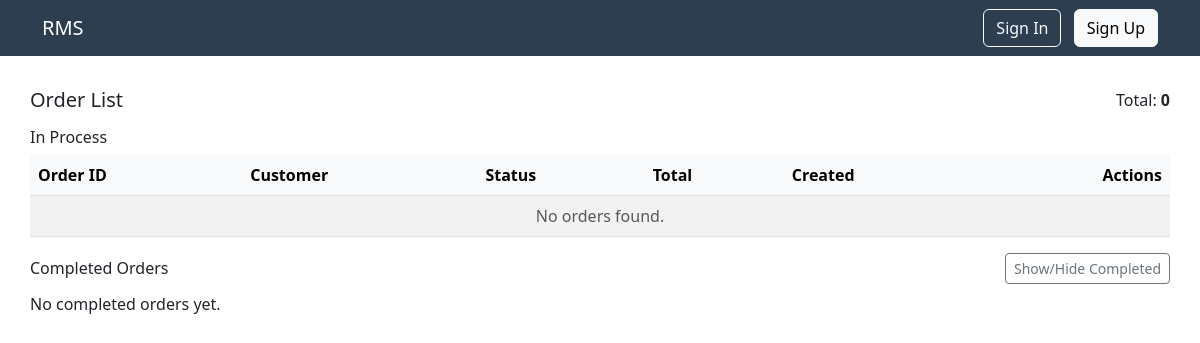
/orders/, run on an earlier commit of the app's database.
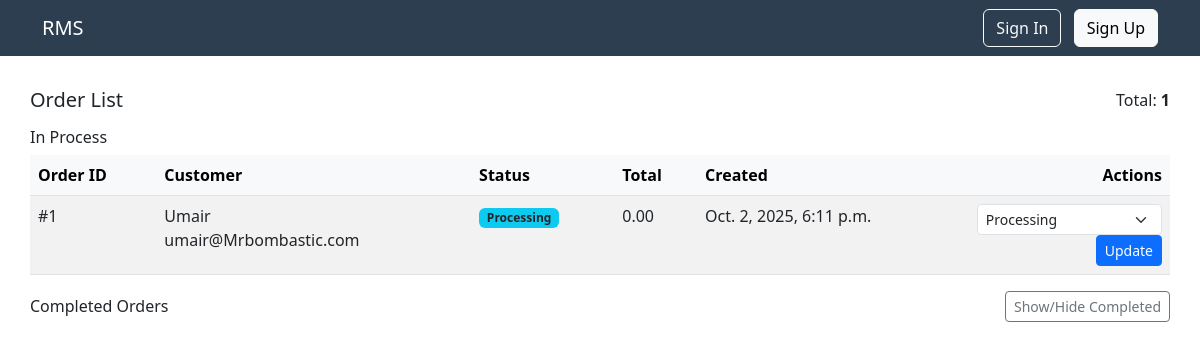
And on a later commit of the database.
### orders/models.py (models this page shows, shortened)
class Order(models.Model):
    ORDER_TYPE = (
        ("DINE_IN", "Dine In"),      # Customer eats at restaurant
        ("TAKEAWAY", "Takeaway"),    # Customer takes food home
        ("DELIVERY", "Delivery")     # Food delivered to customer
    )
    STATUS = (
        ("PENDING", "Pending"),          # Order just placed
        ("IN_PROGRESS", "In Progress"),  # Kitchen is preparing
        ("COMPLETED", "Completed"),      # Order ready/delivered
        ("CANCELLED", "Cancelled")       # Order was cancelled
    )
    order_number = models.IntegerField(unique=True, default=1000)  # Unique number for each order
    customer = models.ForeignKey(Customer, on_delete=models.SET_NULL, null=True, blank=True)  # Registered customer (optional)
    customer_name = models.CharField(max_length=100, blank=True)  # Walk-in customer name
    customer_phone = models.CharField(max_length=15, blank=True)  # Walk-in customer phone
    table = models.ForeignKey(DiningTable, on_delete=models.SET_NULL, null=True, blank=True)  # Which table (if dine-in)
    order_type = models.CharField(max_length=20, choices=ORDER_TYPE)  # Dine-in, takeaway, or delivery
    status = models.CharField(max_length=20, choices=STATUS, default="PENDING")  # Current order status
    placed_by = models.ForeignKey(settings.AUTH_USER_MODEL, on_delete=models.SET_NULL, null=True)  # Which staff took order
    created_at = models.DateTimeField(auto_now_add=True)  # When order was created
    updated_at = models.DateTimeField(auto_now=True)  # When order was last updated
    total_amount = models.DecimalField(max_digits=10, decimal_places=2, default=0.00)  # Total cost
    class Meta:
        indexes = [models.Index(fields=["status", "order_type", "created_at"])]

### customers/models.py (models this page shows, shortened)
class Customer(models.Model):
    name = models.CharField(max_length=100)                                # Customer's full name
    email = models.EmailField(unique=True)                                 # Email address (must be unique)
    phone = models.CharField(max_length=15, unique=True)                   # Phone number (must be unique)
    address = models.TextField()                                           # Home address
    date_of_birth = models.DateField(null=True, blank=True)                # Birthday (optional)
    arrival_time = models.DateTimeField(auto_now_add=True)                 # When they first registered
    leaving_time = models.DateTimeField(null=True, blank=True)             # When they left (if tracked)
    created_at = models.DateTimeField(auto_now_add=True)                   # When customer account was created

### orders/views.py (the view, shortened to what this page needs)
# urls.py: path('', views.order_list, name='order_list'),
def order_list(request):
    all_orders = Order.objects.all().order_by('-created_at')  # Newest orders first
    all_products = Product.objects.all()  # All products for adding items
    return render(request, "orders/order_list.html", {"orders": all_orders, "products": all_products})

### orders/templates/orders/order_list.html (shortened to what the changed rows need)
{% extends 'base.html' %}
{% block content %}
<div class="orders-card">
    <div class="d-flex justify-content-between align-items-center mb-3">
        <h1 class="h5 mb-0">Order List</h1>
        <div class="text-muted-sm">Total: <strong>{{ orders|length }}</strong></div>
    </div>
    <h2 class="h6">In Process</h2>
    <div class="table-responsive">
        <table class="table table-striped table-hover table-compact">
            <thead class="table-light">
                <tr>
                    <th>Order ID</th>
                    <th>Customer</th>
                    <th>Status</th>
                    <th>Total</th>
                    <th>Created</th>
                    <th class="text-end">Actions</th>
                </tr>
            </thead>
            <tbody>
                {% for order in orders %}
                    {% if order.status != 'completed' and order.status != 'cancelled' %}
                        <tr>
                            <td>#{{ order.id }}</td>
                            <td>
                                <div>{{ order.customer.name }}</div>
                                {% if order.customer.email %}
                                    <div class="text-muted-sm">{{ order.customer.email }}</div>
                                {% endif %}
                            </td>
                            <td>
                                {% if order.status == 'pending' %}
                                    <span class="badge bg-warning text-dark badge-status">Pending</span>
                                {% elif order.status == 'processing' %}
                                    <span class="badge bg-info text-dark badge-status">Processing</span>
                                {% else %}
                                    <span class="badge bg-secondary badge-status">{{ order.status|capfirst }}</span>
                                {% endif %}
                            </td>
                            <td>{{ order.total_amount }}</td>
                            <td class="text-muted-sm">{{ order.created_at }}</td>
                            <td class="text-end">
                                <form method="post" action="change_status" class="status-form">
                                    <select name="new_status" class="form-select form-select-sm status-select" aria-label="Change status">
                                        <option value="processing" {% if order.status == 'processing' %}selected{% endif %}>Processing</option>
                                    </select>
                                    <button type="submit" class="btn btn-sm btn-primary">Update</button>
                                </form>
                            </td>
                        </tr>
                    {% endif %}
                {% empty %}
                    <tr>
                        <td colspan="6" class="text-center text-muted">No orders found.</td>
                    </tr>
                {% endfor %}
            </tbody>
        </table>
    </div>
    <div class="completed-section">
        <div class="d-flex justify-content-between align-items-center mb-2">
            <h2 class="h6 mb-0">Completed Orders</h2>
        </div>
        <div id="completedList">
            {% for order in orders %}
                {% if order.status == 'completed' %}
                    <div class="mb-2">
                        <div class="d-flex justify-content-between align-items-center">
                            <div>
                                <strong>#{{ order.id }}</strong> — {{ order.customer.name }}
                                <div class="text-muted-sm">{{ order.created_at }}</div>
                            </div>
                            <div>
                                <button class="btn btn-sm btn-outline-primary" type="button" data-order-id="{{ order.id }}" onclick="toggleDetails({{ order.id }})">Show Complete</button>
                            </div>
                        </div>
                        <div id="details-{{ order.id }}" class="mt-2 collapse-card" style="display:none;">
                            <div><strong>Status:</strong> <span class="badge bg-success badge-status">Completed</span></div>
                            <div><strong>Total:</strong> {{ order.total_amount }}</div>
                            <div><strong>Created:</strong> {{ order.created_at }}</div>
                            <div><strong>Updated:</strong> {{ order.updated_at }}</div>
                            {% if order.notes %}
                                <div><strong>Notes:</strong> {{ order.notes }}</div>
                            {% endif %}
                        </div>
                    </div>
                {% endif %}
            {% empty %}
                <div class="text-muted-sm">No completed orders yet.</div>
            {% endfor %}
        </div>
    </div>
</div>
{% endblock %}

What changed in the data, as far as the page shows it:
added Order: id "1", customer.name "Umair", customer.email "umair@Mrbombastic.com", shows "Processing", total_amount "0.00", created_at "Oct. 2, 2025, 6:11 p.m.", new_status "Processing"
Also different on the page:
{{ orders|length }}: "0" → "1"
text no longer shown: "No orders found. No completed orders yet."
